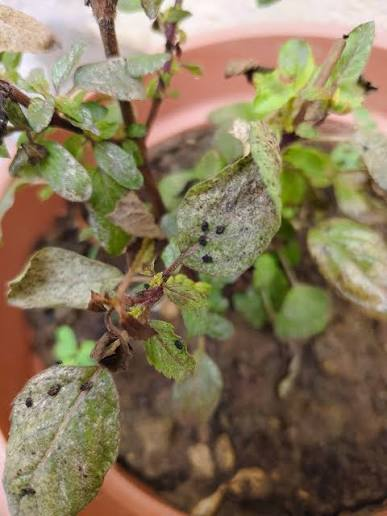
#> input picture tulsi/reference/images (1).jpg, 387 x 516 px; the run also reads 1 picture not shown here
$ python tulsi.py
#> lines starting #> are read from the running program, lines starting #| are printed output that depends on the picture
import cv2
import numpy as np
import matplotlib.pyplot as plt
from tkinter import Tk, filedialog, messagebox


# Select image


def select_image(title):
#> called with title = 'Select Reference Tulsi Plant Image'
    root = Tk()
    root.withdraw()

    file_path = filedialog.askopenfilename(
        title=title,
        filetypes=[
            ("Image Files", "*.jpg *.jpeg *.png *.bmp *.webp")
        ]
    )
#> the answer given: reference/images (1).jpg
#> the answer given: reference/images.jpg

    root.destroy()

    return file_path

# Load and prepare image

def prepare_image(image_path):

#> called with image_path = 'reference/images (1).jpg'
    image = cv2.imread(image_path)
#> image is the input picture: shape (516, 387, 3); mean B, G, R 91.2, 120, 134.9

    if image is None:
        return None

    # Resize both images to the same size
    image = cv2.resize(
        image,
        (5000, 5000)
    )
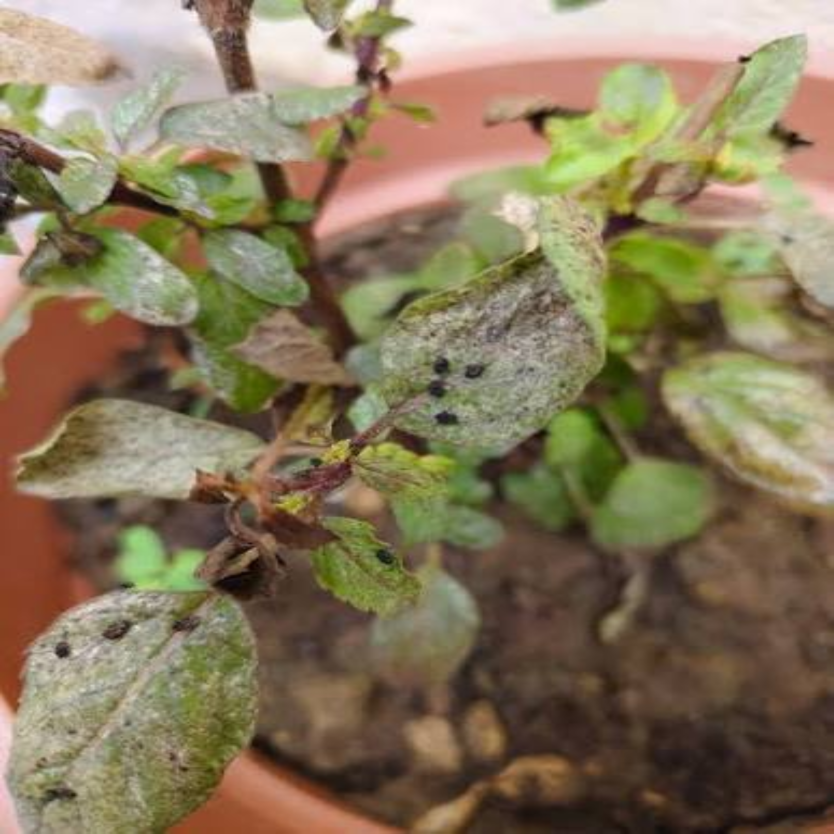
#> image: shape (5000, 5000, 3) (shown at 1/6 size); mean B, G, R 91.1, 119.9, 134.8

    # Convert BGR to RGB
    rgb_image = cv2.cvtColor(
        image,
        cv2.COLOR_BGR2RGB
    )

    return rgb_image

# Compare two images

def compare_images(reference, input_image):

    # Convert RGB to grayscale
    reference_gray = cv2.cvtColor(
        reference,
        cv2.COLOR_RGB2GRAY
    )
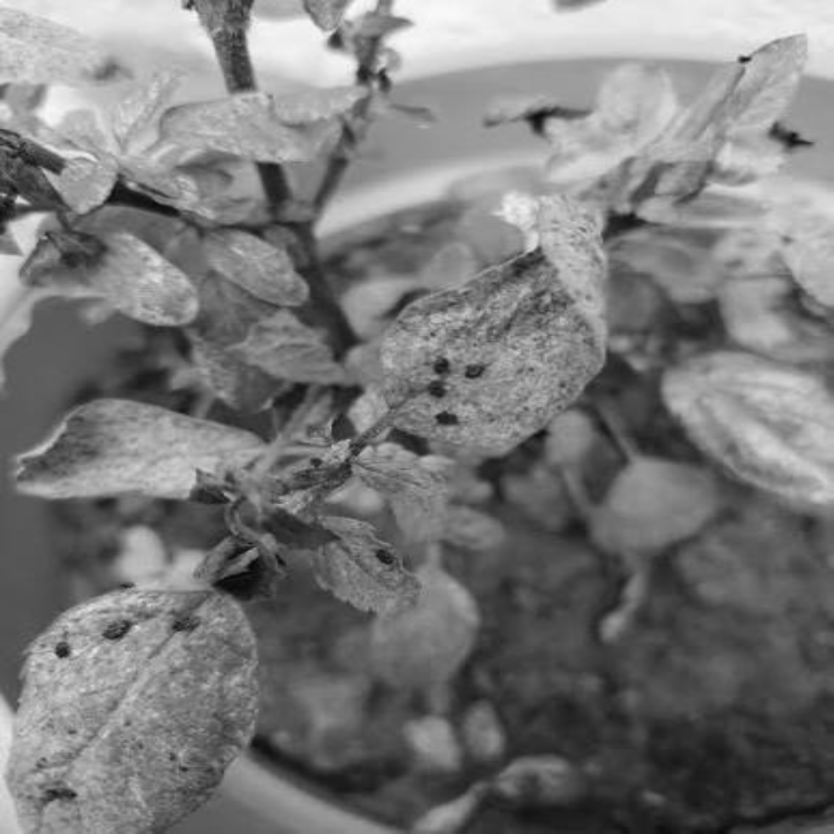
#> reference_gray: shape (5000, 5000) (shown at 1/6 size); min 3, max 253, mean 121

    input_gray = cv2.cvtColor(
        input_image,
        cv2.COLOR_RGB2GRAY
    )


    # Calculate absolute difference
    difference = cv2.absdiff(
        reference_gray,
        input_gray
    )
#> difference: shape (5000, 5000); every value is 0


    # Remove small image noise
    difference = cv2.GaussianBlur(
        difference,
        (5, 5),
        0
    )


    # Threshold the difference
    _, difference_mask = cv2.threshold(
        difference,
        30,
        255,
        cv2.THRESH_BINARY
    )


    # Remove small noise
    kernel = np.ones(
        (5, 5),
        np.uint8
    )

    difference_mask = cv2.morphologyEx(
        difference_mask,
        cv2.MORPH_OPEN,
        kernel
    )

    difference_mask = cv2.morphologyEx(
        difference_mask,
        cv2.MORPH_CLOSE,
        kernel
    )


    # Calculate percentage of changed pixels

    total_pixels = (
        difference_mask.shape[0]
        * difference_mask.shape[1]
    )
#> total_pixels = 25000000

    changed_pixels = np.count_nonzero(
        difference_mask
    )
#> changed_pixels = 0

    difference_percentage = (
        changed_pixels
        / total_pixels
    ) * 100
#> difference_percentage = 0


    return difference, difference_mask, difference_percentage

# Main program


print()
print("==============================================")
print("       TULSI PLANT INFECTION DETECTION")
print("==============================================")
print()


# Select reference image

print("Select the reference Tulsi plant image.")

reference_path = select_image(
    "Select Reference Tulsi Plant Image"
)


if not reference_path:

    messagebox.showerror(
        "Error",
        "Reference image was not selected."
    )

    exit()

# Select new image


print("Select the Tulsi plant image to test.")

input_path = select_image(
    "Select Tulsi Plant Image to Test"
)


if not input_path:

    messagebox.showerror(
        "Error",
        "Test image was not selected."
    )

    exit()


print()
print("Reference image:")
print(reference_path)

print()
print("Test image:")
print(input_path)

print()

# Prepare images


reference_image = prepare_image(
    reference_path
)

input_image = prepare_image(
    input_path
)


if reference_image is None:

    messagebox.showerror(
        "Error",
        "Could not read the reference image."
    )

    exit()


if input_image is None:

    messagebox.showerror(
        "Error",
        "Could not read the test image."
    )

    exit()

# Compare


difference, difference_mask, difference_percentage = (
    compare_images(
        reference_image,
        input_image
    )
)
#> difference_percentage = 0


print(
    f"Difference detected: "
    f"{difference_percentage:.2f}%"
)
#| Difference detected: 0.00%

# Infection threshold

# This value can be changed after testing
# with your actual Tulsi images.

THRESHOLD = 8.0


if difference_percentage >= THRESHOLD:

    result = "INFECTED"

    result_message = (
        "Difference detected between the images.\n\n"
        "Result: POSSIBLY INFECTED"
    )

else:

    result = "NOT INFECTED"

    result_message = (
        "No significant difference detected.\n\n"
        "Result: NOT INFECTED"
    )


print()
print("==============================================")
print("RESULT")
print("==============================================")
print()

print(
    f"Difference: "
    f"{difference_percentage:.2f}%"
)
#| Difference: 0.00%

print(
    f"Threshold: "
    f"{THRESHOLD:.2f}%"
)

print(
    f"Status: {result}"
)

print()

# Create highlighted difference image


highlighted = input_image.copy()


# Red highlight where difference exists
highlighted[difference_mask > 0] = [
    255,
    0,
    0
]


# Blend original and highlighted image

highlighted = cv2.addWeighted(
    input_image,
    0.7,
    highlighted,
    0.3,
    0
)

# Display results

plt.figure(
    figsize=(15, 5)
)


# Reference image

plt.subplot(
    1,
    3,
    1
)

plt.imshow(
    reference_image
)

plt.title(
    "Reference Tulsi Image"
)

plt.axis("off")


# Test image

plt.subplot(
    1,
    3,
    2
)

plt.imshow(
    input_image
)

plt.title(
    "Test Tulsi Image"
)

plt.axis("off")


# Difference

plt.subplot(
    1,
    3,
    3
)

plt.imshow(
    highlighted
)

plt.title(
    f"Difference: "
    f"{difference_percentage:.2f}%"
)

plt.axis("off")


plt.tight_layout()

plt.show()
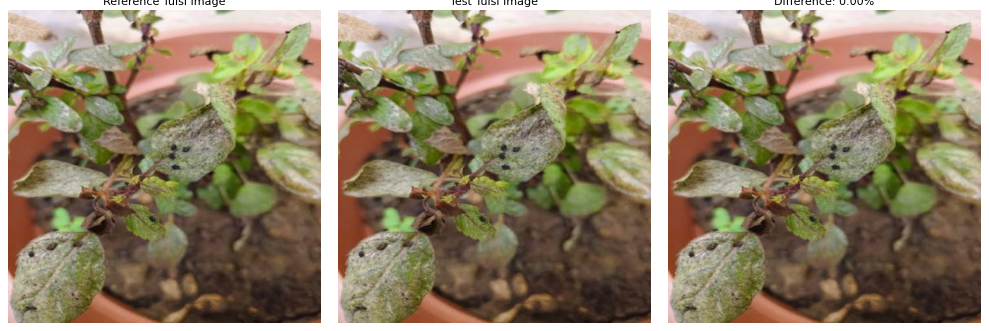
#> figure drawn by matplotlib, 3 panels

# Final message

root = Tk()
root.withdraw()

messagebox.showinfo(
    "Tulsi Plant Result",
    f"Difference detected: "
    f"{difference_percentage:.2f}%\n\n"
    f"Result: {result}"
)

root.destroy()
